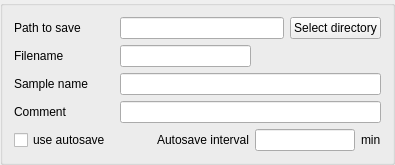
           <widget class="QGroupBox" name="fileBox">
            <property name="title">
             <string/>
            </property>
            <layout class="QVBoxLayout" name="verticalLayout_2">
             <item>
              <layout class="QHBoxLayout" name="horizontalLayout_4">
               <item>
                <widget class="QLabel" name="pathLabel">
                 <property name="minimumSize">
                  <size>
                   <width>100</width>
                   <height>0</height>
                  </size>
                 </property>
                 <property name="text">
                  <string>Path to save</string>
                 </property>
                </widget>
               </item>
               <item>
                <widget class="QLineEdit" name="lineEdit_path"/>
               </item>
               <item>
                <widget class="QPushButton" name="directoryButton">
                 <property name="text">
                  <string>Select directory</string>
                 </property>
                </widget>
               </item>
              </layout>
             </item>
             <item>
              <layout class="QHBoxLayout" name="horizontalLayout_5">
               <item>
                <widget class="QLabel" name="filenameLabel">
                 <property name="minimumSize">
                  <size>
                   <width>100</width>
                   <height>0</height>
                  </size>
                 </property>
                 <property name="text">
                  <string>Filename</string>
                 </property>
                </widget>
               </item>
               <item>
                <widget class="QLineEdit" name="lineEdit_filename"/>
               </item>
               <item>
                <spacer name="horizontalSpacer_5">
                 <property name="orientation">
                  <enum>Qt::Horizontal</enum>
                 </property>
                 <property name="sizeHint" stdset="0">
                  <size>
                   <width>40</width>
                   <height>20</height>
                  </size>
                 </property>
                </spacer>
               </item>
              </layout>
             </item>
             <item>
              <layout class="QHBoxLayout" name="horizontalLayout_6">
               <item>
                <widget class="QLabel" name="sampleName_label">
                 <property name="minimumSize">
                  <size>
                   <width>100</width>
                   <height>0</height>
                  </size>
                 </property>
                 <property name="text">
                  <string>Sample name</string>
                 </property>
                </widget>
               </item>
               <item>
                <widget class="QLineEdit" name="lineEdit_sampleName"/>
               </item>
              </layout>
             </item>
             <item>
              <layout class="QHBoxLayout" name="horizontalLayout_7">
               <item>
                <widget class="QLabel" name="label_comment">
                 <property name="minimumSize">
                  <size>
                   <width>100</width>
                   <height>0</height>
                  </size>
                 </property>
                 <property name="text">
                  <string>Comment</string>
                 </property>
                </widget>
               </item>
               <item>
                <widget class="QLineEdit" name="lineEdit_comment">
                 <property name="minimumSize">
                  <size>
                   <width>0</width>
                   <height>0</height>
                  </size>
                 </property>
                </widget>
               </item>
              </layout>
             </item>
             <item>
              <layout class="QHBoxLayout" name="horizontalLayout">
               <item>
                <widget class="QCheckBox" name="autosaveCheckBox">
                 <property name="text">
                  <string>use autosave</string>
                 </property>
                </widget>
               </item>
               <item>
                <spacer name="horizontalSpacer_3">
                 <property name="orientation">
                  <enum>Qt::Horizontal</enum>
                 </property>
                 <property name="sizeHint" stdset="0">
                  <size>
                   <width>40</width>
                   <height>20</height>
                  </size>
                 </property>
                </spacer>
               </item>
               <item>
                <widget class="QLabel" name="autosaveIntervalLable">
                 <property name="text">
                  <string>Autosave interval</string>
                 </property>
                </widget>
               </item>
               <item>
                <widget class="QLineEdit" name="autosaveLineEdit">
                 <property name="maximumSize">
                  <size>
                   <width>100</width>
                   <height>16777215</height>
                  </size>
                 </property>
                </widget>
               </item>
               <item>
                <widget class="QLabel" name="autosaveintervalUnitslabel">
                 <property name="text">
                  <string>min</string>
                 </property>
                </widget>
               </item>
              </layout>
             </item>
            </layout>
           </widget>
